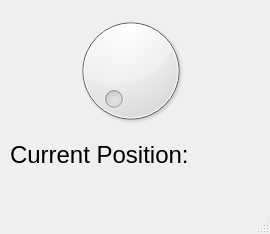
<?xml version="1.0" encoding="UTF-8"?>
<ui version="4.0">
 <class>MainWindow</class>
 <widget class="QMainWindow" name="MainWindow">
  <property name="geometry">
   <rect>
    <x>0</x>
    <y>0</y>
    <width>270</width>
    <height>234</height>
   </rect>
  </property>
  <property name="windowTitle">
   <string>MainWindow</string>
  </property>
  <widget class="QWidget" name="centralwidget">
   <widget class="QDial" name="dial">
    <property name="geometry">
     <rect>
      <x>30</x>
      <y>10</y>
      <width>201</width>
      <height>121</height>
     </rect>
    </property>
    <property name="styleSheet">
     <string notr="true">QDial {
    background: qradialgradient(
        cx: 0.5, cy: 0.5, radius: 0.5,
        fx: 0.5, fy: 0.5,
        stop: 0 #ffffff,
        stop: 1 #b0c4de
    );
    border: 3px solid #0077cc;
    border-radius: 50px;
}

</string>
    </property>
   </widget>
   <widget class="QLabel" name="label">
    <property name="geometry">
     <rect>
      <x>10</x>
      <y>140</y>
      <width>241</width>
      <height>29</height>
     </rect>
    </property>
    <property name="font">
     <font>
      <pointsize>18</pointsize>
     </font>
    </property>
    <property name="text">
     <string>Current Position: </string>
    </property>
   </widget>
  </widget>
  <widget class="QMenuBar" name="menubar">
   <property name="geometry">
    <rect>
     <x>0</x>
     <y>0</y>
     <width>270</width>
     <height>26</height>
    </rect>
   </property>
  </widget>
  <widget class="QStatusBar" name="statusbar"/>
 </widget>
 <resources/>
 <connections/>
</ui>
